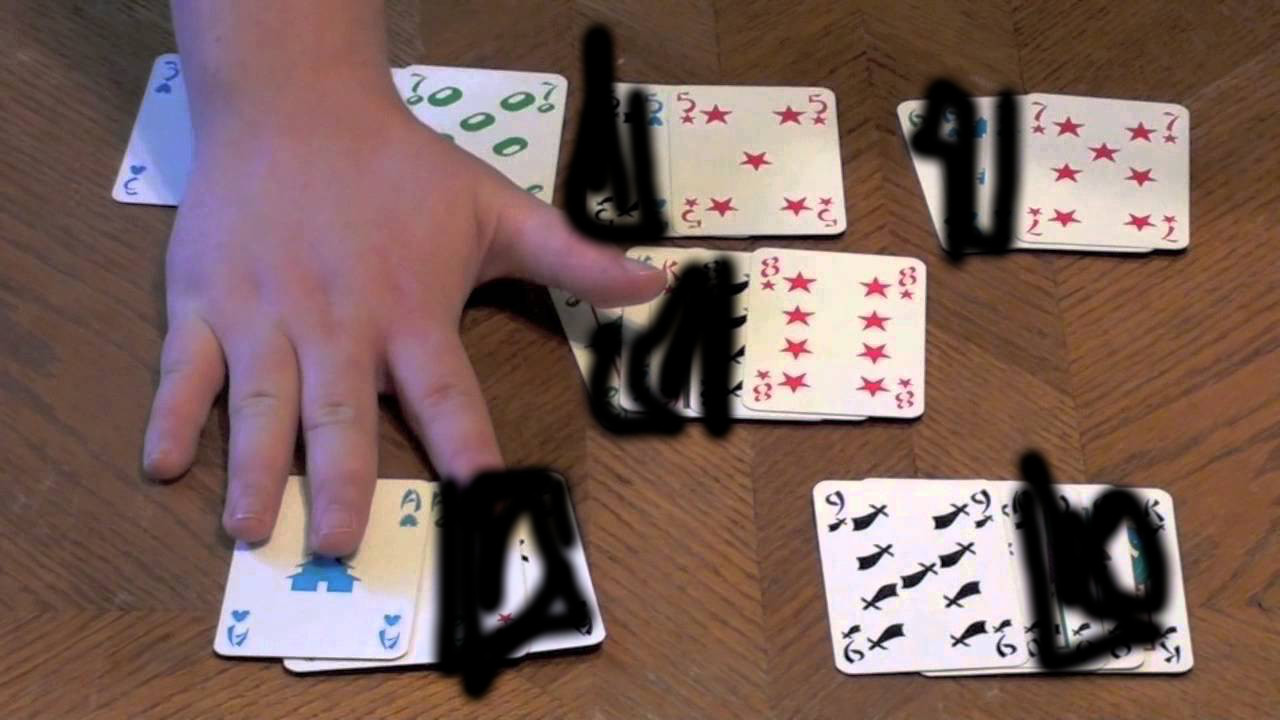
#> input picture manycards2.jpg, 1280 x 720 px, given in place of curve.png, which was not available
$ python main.py
#> lines starting #> are read from the running program, lines starting #| are printed output that depends on the picture; after the words box and inside, x2 and y2 are one past the last pixel; in counts of white or black regions, pixels touching at a corner belong together; pictures that were not available may be replaced by others from this repository, and a replacement may not be noted
#> further down, img is the input picture: shape (720, 1280, 3); mean B, G, R 91.4, 97.8, 123.4
import math
import os
from os.path import isfile, join, isdir

import cv2
import numpy as np
from fontTools.svgLib.path.arc import TWO_PI
from sklearn.cluster import DBSCAN, MeanShift

threshKp = 0.3
RING = 8

matcher = cv2.SIFT_create()

debug = False
# debug = True
ranks = []
opath = './classif/ranks/'
for r in os.listdir(opath):
    path = join(opath, r)
    if not isdir(path):
        continue
    kp = ()
    fp = ()
    desc = None
    for f in os.listdir(path):
        full_path = join(path, f)
        if not isfile(full_path) or f.startswith('.'):
            continue
        img = cv2.imread(full_path)
        gray = cv2.cvtColor(img, cv2.COLOR_BGR2GRAY)
        # hullHL = findHull(img, refCornerHL, debug=debug)
        # hullLR = findHull(img, refCornerLR, debug=debug)
        width = img.shape[1]
        height = img.shape[0]

        # _fp = fast.detect(gray, None)
        _kp, _desc = matcher.detectAndCompute(gray, None)
        kp += _kp
        if desc is not None:
            if _desc is not None:
                desc = np.concatenate((desc, _desc))
        else:
            desc = _desc

    ranks.append({"name": r, "img": img, "kp": kp, "desc": desc})

    if debug:
        img = cv2.drawKeypoints(gray, kp, img, flags=cv2.DRAW_MATCHES_FLAGS_DRAW_RICH_KEYPOINTS)
        cv2.imshow(r + 'card', img)

if debug: cv2.waitKey()
cv2.destroyAllWindows()

## exclude too similar features

search_params = dict(checks=100)
index_params = dict(algorithm=0, trees=5)
flann = cv2.FlannBasedMatcher(index_params, search_params)

cardnames = list(map(lambda c: c['name'], ranks))


def ransac_points(src_pts, dst_pts):
    M, mask = cv2.findHomography(src_pts, dst_pts, cv2.RANSAC, 5.0)
    matchesMask = mask.ravel().tolist()
    return M, mask
    # [4 lines of commented-out code are left out]


class CardDetector:

    def __init__(self):
        self.meanshift = MeanShift(cluster_all=False, bandwidth=75)
        self.moving = []
        self.i = 0

    # todo: param mask & imt2match
    def find_cards(self, frame):
        gray = cv2.cvtColor(frame, cv2.COLOR_BGR2GRAY)
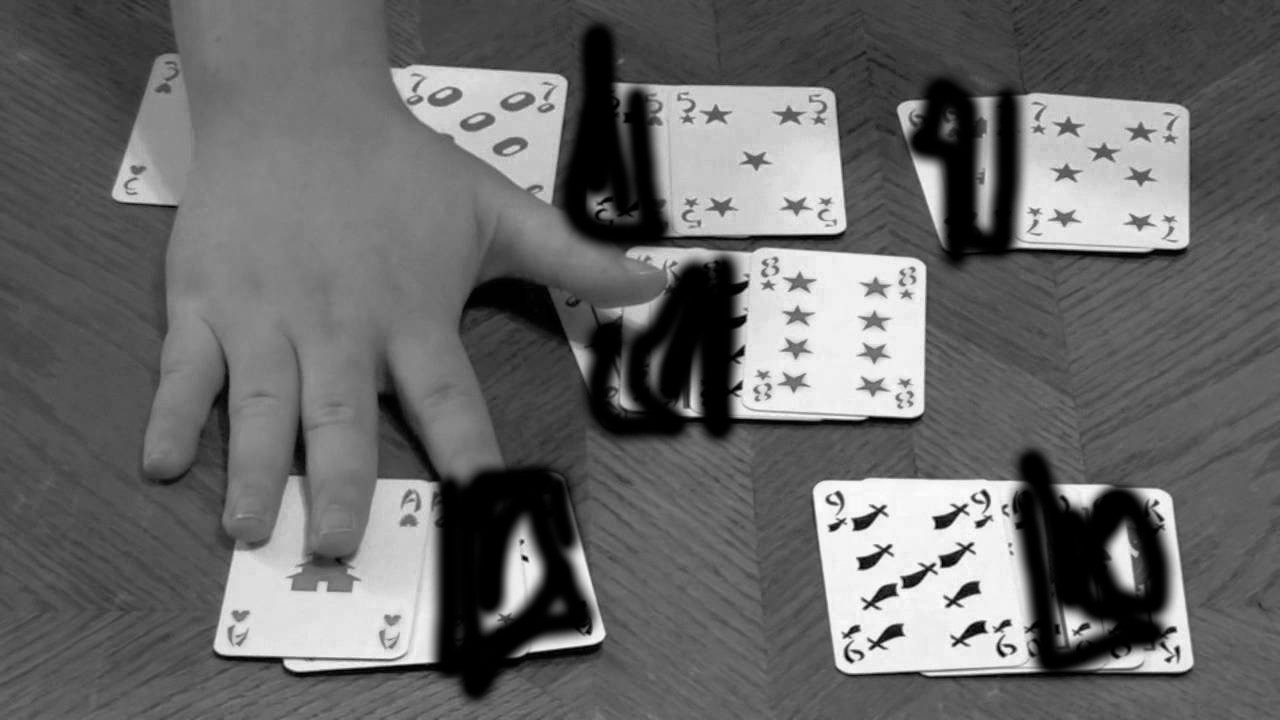
#> gray: shape (720, 1280); min 0, max 254, mean 104.7
        width = gray.shape[1]
#> width = 1280
        height = gray.shape[0]
#> height = 720

        warped = np.zeros(frame.shape, dtype=frame.dtype)

        gb = int(width / 20)
#> gb = 64
        if gb % 2 == 0:
            gb += 1
#> gb = 65
        kernel = np.ones((gb // 2 + 1, gb // 2 + 1), np.uint8)
        thresh = cv2.GaussianBlur(gray, (gb, gb), 0)
        thresh = cv2.dilate(thresh, kernel, iterations=2)
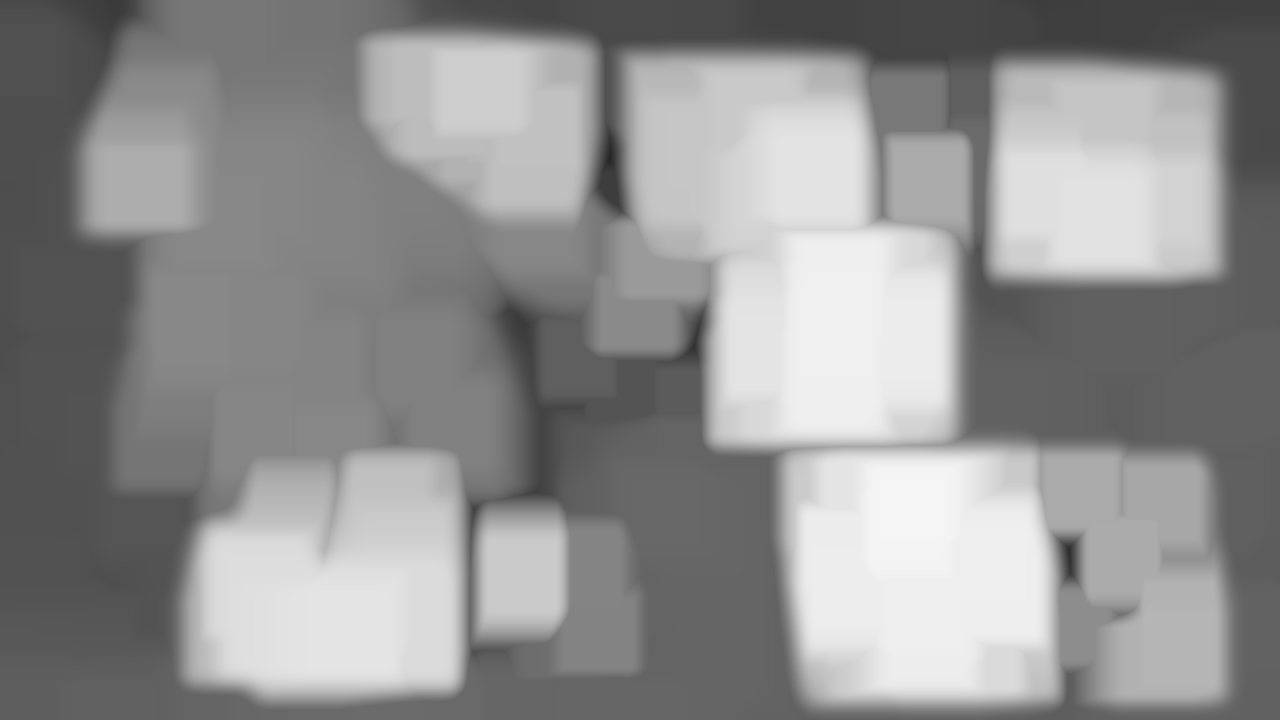
#> thresh: shape (720, 1280); min 38, max 245, mean 145
        T, thresh = cv2.threshold(thresh, 0, 255, cv2.THRESH_BINARY + cv2.THRESH_OTSU)
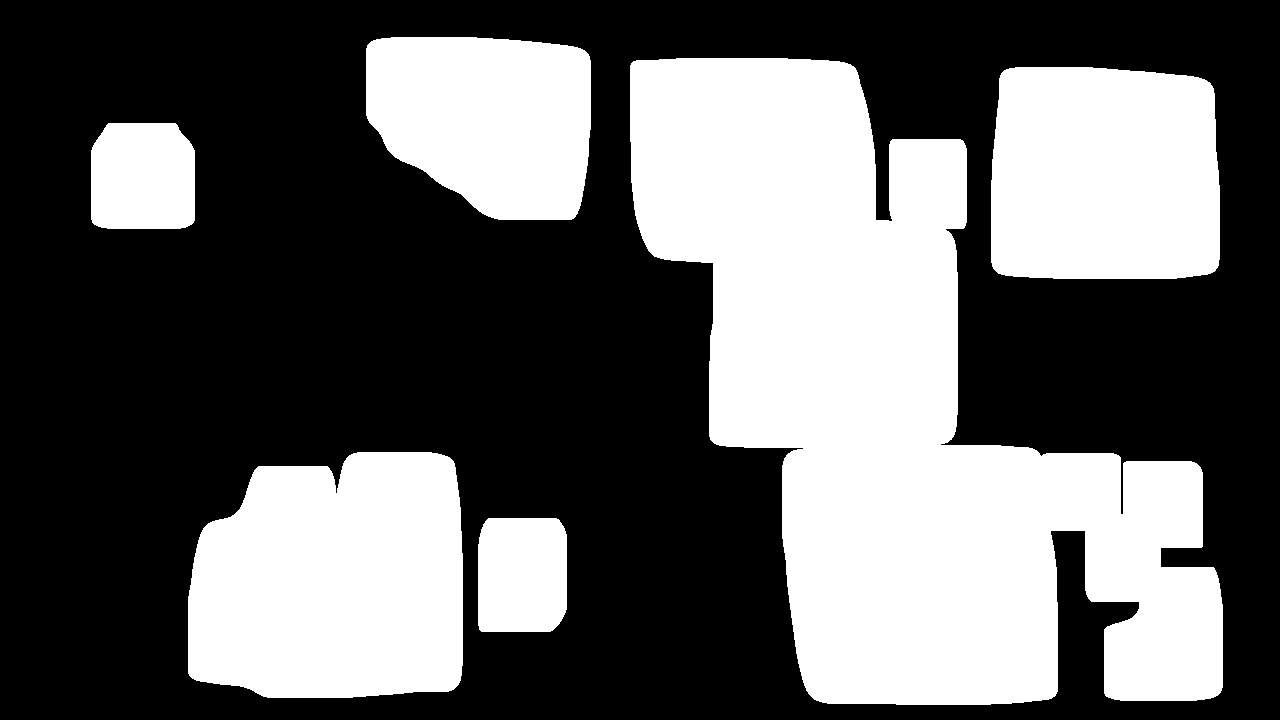
#> thresh: shape (720, 1280); 39.3% white; 6 white regions, box (x1, y1, x2, y2) and area: (630, 58, 1223, 705) 201596, (188, 452, 463, 698) 59623, (991, 67, 1220, 279) 46384, (366, 37, 591, 220) 34231, (91, 123, 195, 229) 10450, (478, 518, 567, 632) 9829
#> T = 155
        descriptors = matcher.detectAndCompute(gray, thresh)
        if (len(self.moving) < RING):
            self.moving.append(descriptors)
        else:
            self.moving[self.i] = descriptors

        self.i = (self.i + 1) % RING

        # ret, thresh = cv2.threshold(thresh, 0, 255, cv2.THRESH_BINARY + cv2.THRESH_OTSU)

        cv2.imshow('thresh', thresh)

        kp = ()
        desc = None

        for _kp, _desc in self.moving:
            kp += _kp
            desc = np.concatenate((desc, _desc)) if desc is not None else _desc
#> this loop made 1 pass

        gray = cv2.drawKeypoints(gray, kp, frame, flags=cv2.DRAW_MATCHES_FLAGS_DRAW_RICH_KEYPOINTS)
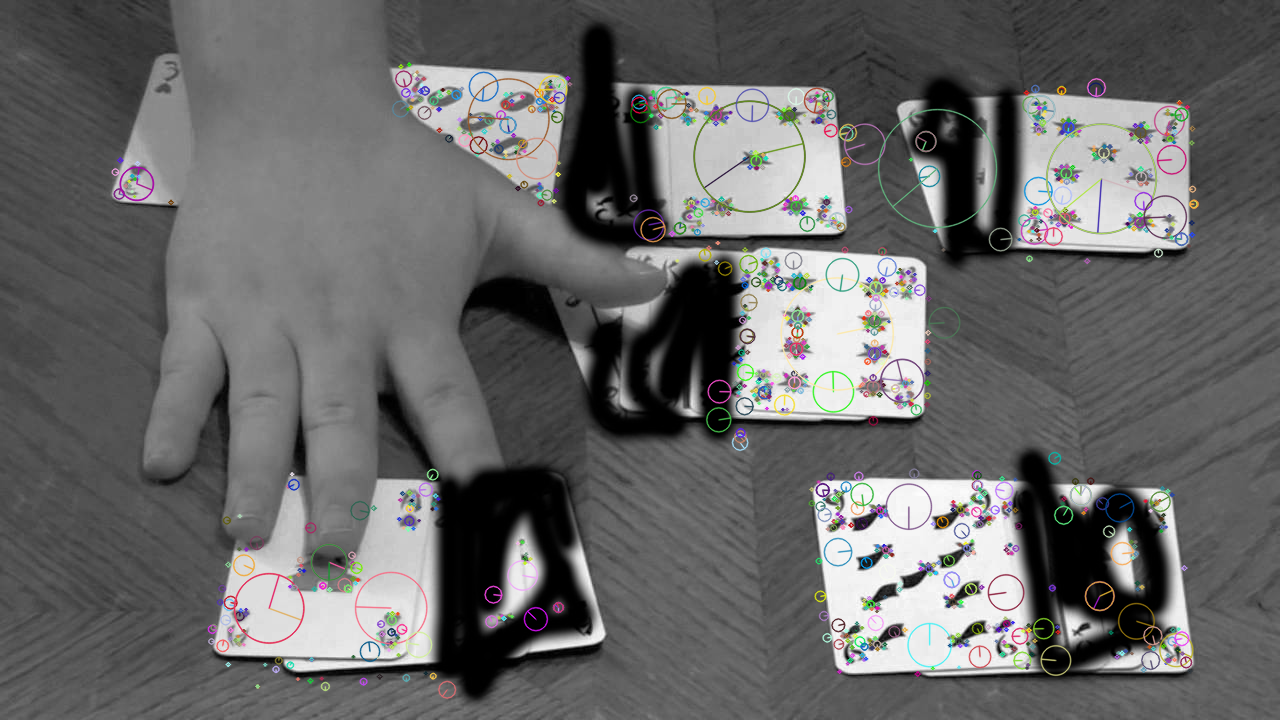
#> gray: shape (720, 1280, 3); mean B, G, R 103.6, 103.7, 103.9
        # [4 lines of commented-out code are left out]
        results = {}
        for c in ranks:
            threshold = len(c['kp']) * threshKp
            _matches = flann.knnMatch(desc, c['desc'], k=2)
            # sorted(matches, key=lambda x: x.distance)
            # _matches = filter(lambda t: len(t) > 1, _matches)
            matches = [m for m, n in _matches if m.distance < 0.8 * n.distance]
            matchBack = [kp[m.queryIdx] for m in matches]
            matchFrom = [c['kp'][m.trainIdx] for m in matches]

            num_matches = len(matches)
            print( num_matches, threshold )
            if num_matches > threshold:

                results[c['name']] = ''

                src_pts = np.float32([kp.pt for kp in matchBack]).reshape(-1, 1, 2)
                dst_pts = np.float32([kp.pt for kp in matchFrom]).reshape(-1, 1, 2)
                pts = np.float32([kp.pt for kp in matchBack])
                cluster = self.meanshift.fit(pts)
                # print(cluster.cluster_centers_)
                for i, center in enumerate(cluster.cluster_centers_):
                    int_center = center.astype(int)
                    color = ((i % 3) * 200, ((i + 1) % 3) * 200, ((i + 2) % 3) * 200)
                    cv2.circle(gray, int_center, 10, color, -1)
                    pt_mask = cluster.labels_ == i
                    cluster_src_pts = src_pts[pt_mask]
                    cluster_dst_pts = dst_pts[pt_mask]
                    # draw_boundingrect(color, cluster_src_pts, gray)

                    clustered_len = len(cluster_src_pts)
                    if (clustered_len > 10):
                        M, mask = ransac_points(cluster_src_pts, cluster_dst_pts)
                        biMask = mask > 0
                        filteredPoints = cluster_src_pts[biMask]
                        for p in filteredPoints:
                            cv2.circle(gray, np.int32(p), 5, (255, 36, 12), -1)

                        draw_boundingrect((255, 36, 12), filteredPoints, gray)
                        results[c['name']] += ' ' + str(len(filteredPoints))
                        if M is not None:
                            warped += cv2.warpPerspective(c['img'], M, (width, height))

            if debug:
                imgMatches = cv2.drawMatches(img, kp, c['img'], c['kp'], matches[:50], img, flags=2)

                # cv2.imshow(c['name'], imgMatches)
                backCircles = np.zeros(frame.shape, np.uint8)
                imgRelLines = np.zeros(frame.shape, np.uint8)
                fromCircles = np.zeros(c['img'].shape, np.uint8)
                for mb in matchBack:
                    center = (int(mb.pt[0]), int(mb.pt[1]))
                    cv2.circle(backCircles, center, 10, (255, 255, 255), 5)

                for mf in matchFrom:
                    center = (int(mf.pt[0]), int(mf.pt[1]))
                    cv2.circle(fromCircles, center, 10, (255, 255, 255), 5)

                for (mb, mf) in zip(matchBack, matchFrom):
                    center = (int(mb.pt[0]), int(mb.pt[1]))
                    relAngle = (mb.angle - mf.angle) / TWO_PI
                    direction = (center[0] + int(math.cos(relAngle) * 100), center[1] + int(math.sin(relAngle) * 100))
                    cv2.line(imgRelLines, center, direction, (255, 255, 255), 5)

                backName = 'cam' + c['name']
                fromName = 'card' + c['name']
                # cv2.imshow(backName, backCircles)
                # cv2.imshow(fromName, fromCircles)
                cv2.imshow(backName, imgRelLines)
#> warped: shape (720, 1280, 3); every value is 0
#> after the loop, results = 0 items

        cv2.imshow('keypoints', gray)
        cv2.imshow('warp', warped)
        cv2.waitKey(1)
        print(results)


def draw_boundingrect(color, filteredPoints, img):
    x, y, w, h = cv2.boundingRect(filteredPoints)
    cv2.rectangle(img, (x, y), (x + w, y + h), color, 4)


img = cv2.imread('./curve.png')
# img = cv2.imread('./manycards2.jpg')
cm = CardDetector()
cm.find_cards(img)
cv2.waitKey()
exit(0)
#> (the program exits here)
